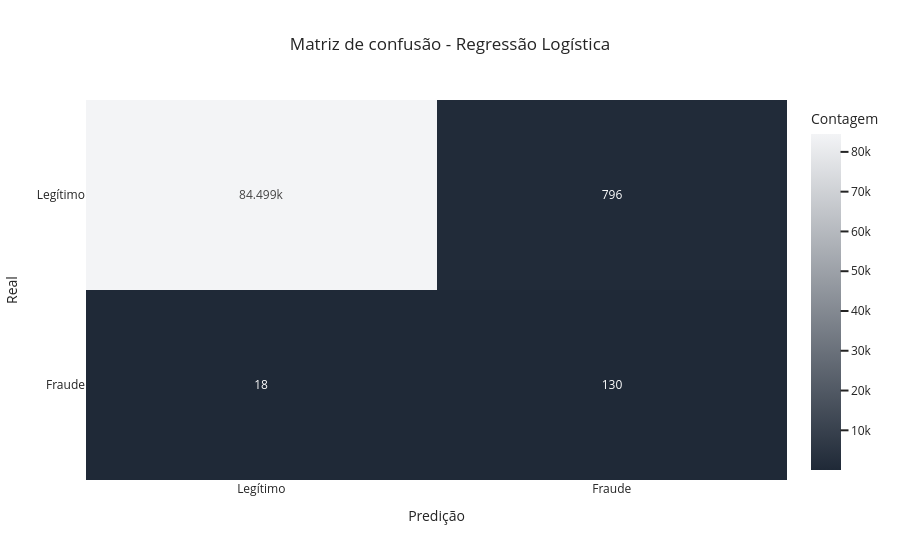

The notebook cell saved with this chart:
### Markdown cell above
# Teste e escolha do modelo a ser usado pelo banco

### Code cell
# Teste do modelo de regressão logística
y_pred_lr = best_lr.predict(x_test)

# Avaliação do modelo com o teste
report_lr = classification_report(y_test, y_pred_lr)
print('Relatório de classificação da Regressão Logística')
print(report_lr)

# Matriz de confusão
conf_lr = confusion_matrix(y_test, y_pred_lr)
classes = ['Legítimo', 'Fraude']

fig = px.imshow(
    conf_lr,
    text_auto=True,
    aspect='auto',
    template='seaborn',
    x=classes,
    y=classes,
    labels= dict(x='Predição', y='Real', color='Contagem'),
    color_continuous_scale= color_scale,
    title='Matriz de confusão - Regressão Logística'

)
fig.show()

### Figure 1 — Plotly figure (JSON) as saved in the notebook; plotly's stock layout.template omitted (floating-point values rounded to 4 significant figures)
{"data": [{"coloraxis": "coloraxis", "name": "0", "texttemplate": "%{z}", "x": ["Legítimo", "Fraude"], "y": ["Legítimo", "Fraude"], "z": [[84499, 796], [18, 130]], "type": "heatmap", "xaxis": "x", "yaxis": "y", "hovertemplate": "Predição: %{x}<br>Real: %{y}<br>Contagem: %{z}<extra></extra>"}], "layout": {"xaxis": {"anchor": "y", "domain": [0.0, 1.0], "title": {"text": "Predição"}}, "yaxis": {"anchor": "x", "domain": [0.0, 1.0], "autorange": "reversed", "title": {"text": "Real"}}, "coloraxis": {"colorbar": {"title": {"text": "Contagem"}}, "colorscale": [[0, "#1F2937"], [1, "#F3F4F6"]], "autocolorscale": false}, "title": {"text": "Matriz de confusão - Regressão Logística"}}}
